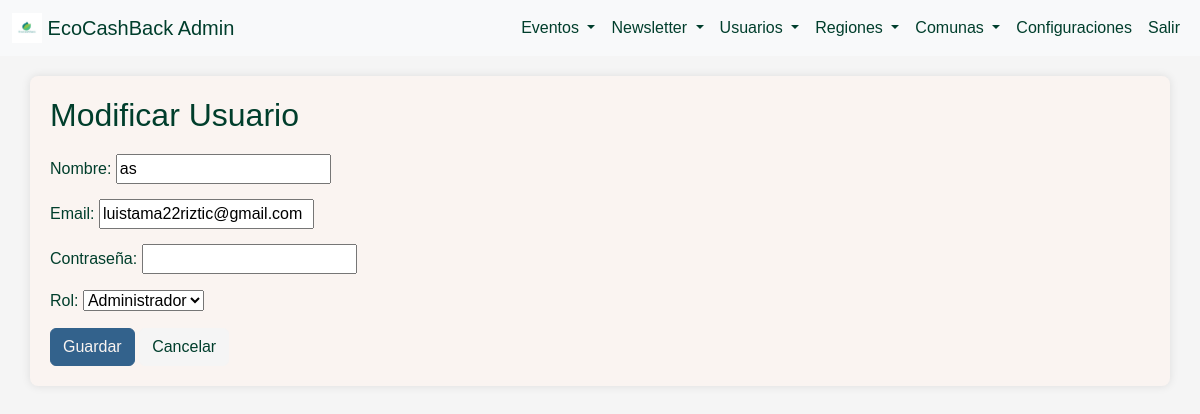
The page /administracion/modificar_user/12/ on the database its author committed.
### administracion/models.py (models this page shows, shortened)
class Usuario(models.Model):
    nombre = models.CharField(max_length=100)
    email = models.EmailField(unique=True)
    contraseña = models.CharField(max_length=100)
    fecha_registro = models.DateTimeField(auto_now_add=True)
    rol = models.ForeignKey(Rol, on_delete=models.CASCADE, default=1)  # Establece un valor predeterminado para el campo 'rol'

class Rol(models.Model):
    rol_id = models.AutoField(primary_key=True)
    nombre = models.CharField(max_length=100)
    descripcion = models.TextField()
    def __str__(self):
        return self.nombre

### administracion/views.py (the view)
# urls.py: path('modificar_user/<int:pk>/', views.modificar_users, name='modificar_users'),
def modificar_users(request, pk):
    usuario = get_object_or_404(Usuario, pk=pk)
    if request.method == 'POST':
        form = UsuarioForm(request.POST, instance=usuario)
        if form.is_valid():
            form.save()
            return redirect('listar_users')
    else:
        form = UsuarioForm(instance=usuario)
    return render(request, 'administracion/users/modificar_user.html', {'form': form})

### administracion/forms.py (shortened to what this page needs)
class UsuarioForm(forms.ModelForm):
    confirmar_contraseña = forms.CharField(widget=forms.PasswordInput)
    class Meta:
        model = Usuario
        fields = ['nombre', 'email', 'contraseña', 'rol']
        widgets = {
            'contraseña': forms.PasswordInput(),
        }

### administracion/templates/administracion/users/modificar_user.html (shortened to what this page needs)
{% load static %}
<!DOCTYPE html>
<html lang="es">
<head>
    <link rel="stylesheet" href="https://cdn.jsdelivr.net/npm/bootstrap@5.3.3/dist/css/bootstrap.min.css">
    <link rel="stylesheet" href="{% static 'css/admin_styles.css' %}">
</head>
<body>
    <nav class="navbar navbar-expand-lg navbar-light bg-light">
        <div class="container-fluid">
            <a class="navbar-brand" href="{% url 'admin_dashboard' %}">
                <img src="{% static 'img/logo-ecocashback.jpeg' %}" alt="Logo-EcoCashBack" width="30" height="30" class="d-inline-block align-top">
                EcoCashBack Admin
            </a>
            <div class="collapse navbar-collapse" id="navbarNav">
                <ul class="navbar-nav ms-auto">
                    <li class="nav-item dropdown">
                        <a class="nav-link dropdown-toggle" href="#" id="eventosDropdown" role="button" data-bs-toggle="dropdown" aria-expanded="false">
                            Eventos
                        </a>
                    </li>
                    <li class="nav-item dropdown">
                        <a class="nav-link dropdown-toggle" href="#" id="newsletterDropdown" role="button" data-bs-toggle="dropdown" aria-expanded="false">
                            Newsletter
                        </a>
                    </li>
                    <li class="nav-item dropdown">
                        <a class="nav-link dropdown-toggle" href="#" id="usuariosDropdown" role="button" data-bs-toggle="dropdown" aria-expanded="false">
                            Usuarios
                        </a>
                    </li>
                    <li class="nav-item dropdown">
                        <a class="nav-link dropdown-toggle" href="#" id="regionesDropdown" role="button" data-bs-toggle="dropdown" aria-expanded="false">
                            Regiones
                        </a>
                    </li>
                    <li class="nav-item dropdown">
                        <a class="nav-link dropdown-toggle" href="#" id="comunasDropdown" role="button" data-bs-toggle="dropdown" aria-expanded="false">
                            Comunas
                        </a>
                    </li>
                    <li class="nav-item">
                        <a class="nav-link" href="#">Configuraciones</a>
                    </li>
                    <li class="nav-item">
                        <a class="nav-link" href="#">Salir</a>
                    </li>
                </ul>
            </div>
        </div>
    </nav>
    <main class="container">
        <h2>Modificar Usuario</h2>
        <form method="post">
            <div class="form-group">
                <label for="id_nombre">Nombre:</label>
                {{ form.nombre }}
            </div>
            <div class="form-group">
                <label for="id_email">Email:</label>
                {{ form.email }}
            </div>
            <div class="form-group">
                <label for="id_confirmar_contraseña">Contraseña:</label>
                {{ form.confirmar_contraseña }}
            </div>
            <div class="form-group">
                <label for="id_rol">Rol:</label>
                {{ form.rol }}
            </div>
            <button type="submit" class="btn btn-primary">Guardar</button>
            <a href="{% url 'listar_users' %}" class="btn btn-secondary">Cancelar</a>
        </form>
    </main>
</body>
</html>

### administracion/static/css/admin_styles.css (style rules this page uses)
:root { --verde: #003E2C; --crema: #faf4f1; --gris: #f5f5f5; --azul: #33628c; }
body { font-family: Arial, sans-serif; background-color: var(--gris); color: var(--verde); margin: 0; padding: 0; }
.navbar { background-color: var(--azul); }
.navbar-brand, .navbar-nav .nav-link { color: var(--verde) !important; }
.container { margin-top: 20px; background-color: var(--crema); padding: 20px; border-radius: 8px; box-shadow: 0 0 10px rgba(0, 0, 0, 0.1); }
h2 { color: var(--verde); }
.btn-primary { background-color: var(--azul); border-color: var(--azul); color: var(--crema); }
.btn-secondary { background-color: var(--gris); border-color: var(--gris); color: var(--verde); }
form { margin-top: 20px; }
form .form-group { margin-bottom: 15px; }

### rows shown on the page
Usuario: nombre "as", email "luistama22riztic@gmail.com"
Rol: rol "Administrador"
